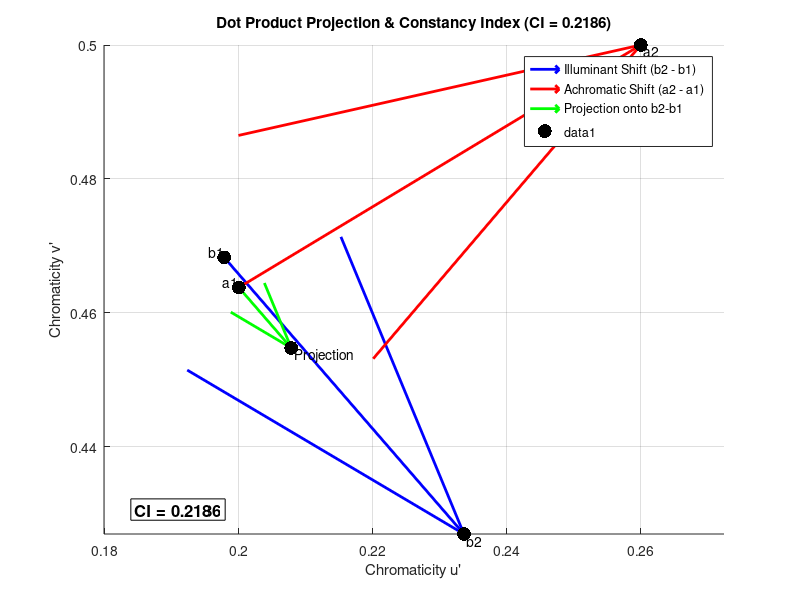

Reproduce this figure in MATLAB.
% Define chromaticity coordinates of the reference and test illuminants
b1 = [0.1978, 0.4683];  % Reference illuminant chromaticity
b2 = [0.2336, 0.427]; % Test illuminant chromaticity

% Define achromatic settings under the reference and test illuminants
a1 = [0.20, 0.4638]; % Observer1s neutral point under reference illuminant
a2 = [0.26, 0.5]; % Observer0s neutral point under test illuminant

% Compute vector differences
delta_b = b2 - b1; % Change in illuminant chromaticity
delta_a = a2 - a1; % Change in achromatic setting

% Compute Chromaticity Index (CI)
CI = dot(delta_b, delta_a) / norm(delta_b)^2;

% Compute projection of delta_a onto delta_b
projection_scalar = CI; % Since CI is the projection coefficient
projection_vector = projection_scalar * delta_b;

% Compute the projected point
a1_proj = a1 + projection_vector;

% Plot the vectors
figure; hold on; grid on; axis equal;
xlabel('Chromaticity u'''); ylabel('Chromaticity v''');
title(sprintf('Dot Product Projection & Constancy Index (CI = %.4f)', CI));

% Plot illuminant shift vector
quiver(b1(1), b1(2), delta_b(1), delta_b(2), 0, 'b', 'LineWidth', 2, 'MaxHeadSize', 0.5, 'DisplayName', 'Illuminant Shift (b2 - b1)');

% Plot achromatic setting shift vector
quiver(a1(1), a1(2), delta_a(1), delta_a(2), 0, 'r', 'LineWidth', 2, 'MaxHeadSize', 0.5, 'DisplayName', 'Achromatic Shift (a2 - a1)');

% Plot projection vector
quiver(a1(1), a1(2), projection_vector(1), projection_vector(2), 0, 'g', 'LineWidth', 2, 'MaxHeadSize', 0.5, 'DisplayName', 'Projection onto b2-b1');

% Mark points
scatter([b1(1), b2(1), a1(1), a2(1), a1_proj(1)], ...
        [b1(2), b2(2), a1(2), a2(2), a1_proj(2)], 100, 'k', 'filled');

% Add labels for points
text(b1(1), b1(2), ' b1', 'VerticalAlignment', 'bottom', 'HorizontalAlignment', 'right');
text(b2(1), b2(2), ' b2', 'VerticalAlignment', 'top', 'HorizontalAlignment', 'left');
text(a1(1), a1(2), ' a1', 'VerticalAlignment', 'bottom', 'HorizontalAlignment', 'right');
text(a2(1), a2(2), ' a2', 'VerticalAlignment', 'top', 'HorizontalAlignment', 'left');
text(a1_proj(1), a1_proj(2), ' Projection', 'VerticalAlignment', 'top', 'HorizontalAlignment', 'left');

x_limits = xlim;
y_limits = ylim;
x_pos = x_limits(1) + 0.05 * (x_limits(2) - x_limits(1)); % Left 5% margin
y_pos = y_limits(1) + 0.05 * (y_limits(2) - y_limits(1)); % Bottom 5% margin

% Display CI value in the bottom-left corner
text(x_pos, y_pos, sprintf('CI = %.4f', CI), 'FontSize', 12, 'FontWeight', 'bold', ...
     'Color', 'k', 'BackgroundColor', 'w', 'EdgeColor', 'k');

legend;
hold off;

% Display CI value in command window
fprintf('Chromaticity Index (CI): %.4f\n', CI);
